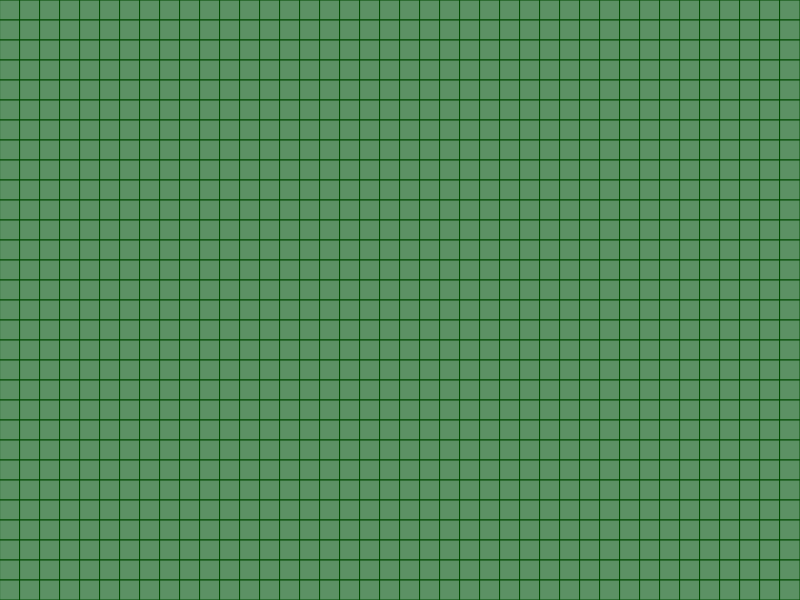
Frame 1 (no input)
Frame 60 (no input): identical to frame 1, image omitted
Frame 120 (the mouse pressed at the canvas centre since frame 60): identical to frame 1, image omitted

The p5.js sketch that drew this single still picture (run headless with seeded random() and noise() and a simulated clock; from frame 60 on, the mouse is pressed at the canvas centre):

// p5.js sketch
// ── sketch.js
let run;
let runButton;
let resetButton;
let grid;
let newArr;
let cols;
let rows;
let size = 20;
let animationCount = 10;
let animateCount = 0;

//number of cols = x, number of rows = y
function make2DArray(cols, rows) {
  let arr = new Array(cols);
  for (let i = 0; i < arr.length; i++) {
    arr[i] = new Array(rows);
  }
  return arr;
}

//draw initial state to screen
function setup() {
  console.log("setup");
  createCanvas(800, 600);
  cols = width / size;
  rows = height / size;
  frameRate(30);
  
  grid = make2DArray(cols, rows);
  newArr = make2DArray(cols, rows);
  for (let i = 0; i < cols; i++) {
    for (let j = 0; j < rows; j++) {
      c = new Cell(i * size + size / 2, j * size + size / 2, size, 0);
      grid[i][j] = c;
      newArr[i][j] = c;
    }
  }

  // add a bunch of buttons
  runButton = createButton("Start");
  runButton.mousePressed(startStop);
  resetButton = createButton("Reset");
  resetButton.mousePressed(reset);
  run = false;
  
  // add instructions
    let p = createP("Click a square to plant a flower. Click again to unplant it.");
    let p1 = createP("You are a gardener in a field of creation. A winnower watches over your shoulder, ready to reap each day’s harvest according to these rules:");
  let p2 = createP("One. A living flower with less than two living neighbors is cut off. It dies.");
  let p3 = createP("Two. A living flower with two or three living neighbors is connected. It lives.");
  let p4 = createP("Three. A living flower with more than three living neighbors is starved and overcrowded. It dies.");
  let p5 = createP("Four. A dead flower with exactly three living neighbors is reborn. It springs back to life.");
  let p6 = createP("Make your starting play.");
}

//run GoL iterations
function draw() {
  if (run == true && frameCount % animationCount == 0) {
      gameOfLife(); 
    }
  for (let i = 0; i < cols; i++) {
    for (let j = 0; j < rows; j++) {
      grid[i][j].show((frameCount % animationCount) / animationCount);
      }
    }
  }

function gameOfLife() {
  newArr = make2DArray(cols, rows);    
  // for each cell in grid, check the GoL logic
    for (let i = 0; i < cols; i++) {
      for (let j = 0; j < rows; j++) {
        newArr[i][j] = grid[i][j].copy();
        let state = grid[i][j].status;
        let sum = 0;
        let neighbors = countNeighbors(grid, i, j);

        //check to see if each cell lives or dies
        if (state == 0 && neighbors == 3) {
          newArr[i][j].status = 1;
          newArr[i][j].animate = true;
        } else if (state == 1 && (neighbors < 2 || neighbors > 3)) {
          newArr[i][j].status = 0;
          newArr[i][j].animate = true;
        } else {
        newArr[i][j].animate = false;
        }
      }
    }
    
    //Update all cell statuses for next iteration
    for (let i = 0; i < cols; i++) {
      for (let j = 0; j < rows; j++) {
        grid[i][j] = newArr[i][j].copy();
      }
    }
  }


// add up statuses of all neighboring cells
function countNeighbors(grid, x, y) {
  let sum = 0;
  for (let i = -1; i < 2; i++) {
    for (let j = -1; j < 2; j++) {
      let col = (x + i + cols) % cols;
      let row = (y + j + rows) % rows;

      sum += grid[col][row].status;
    }
  }
  sum -= grid[x][y].status;
  return sum;
}

//Click to make a cell dead or alive
function mouseClicked() {
  console.log("click");
  let col = floor(mouseX / size);
  let row = floor(mouseY / size);
  cols = width / size;
  rows = height / size;
  if (col < cols && row < rows) {
    grid[col][row].set();
  }
  return false;
}

// //Start or stop iterating
function startStop() {
  if (run == false) {
    run = true;
    runButton.elt.innerHTML = "Pause";
  } else {
    run = false;
    runButton.elt.innerHTML = "Start";
  }
}

// //Reset all cells to be dead
function reset() {
  console.log("Reset");
  for (let i = 0; i < cols; i++) {
    for (let j = 0; j < rows; j++) {
      grid[i][j].status = 0;
      grid[i][j].animate = false;
    }
  }
  run = false;
  runButton.elt.innerHTML = "Start";
}

// ── cell.js
class Cell {
  constructor(x, y, s, status, color, a = false) {
    this.x = x;
    this.y = y;
    this.size = s;
    this.status = status;
    this.animate = a;
  }
  
  // If a cell is clicked on, change its status from 1 to 0 or other way around
  set() {
    this.status = (this.status + 1) % 2;
  }
  
  // pass data from one array to the next 
  copy(){
    return new Cell(this.x, this.y, this.size, this.status, this.color, this.animate)
  }
  
  // Have an animation for a change of cell status
  show(percentage) {
    //by default always do this for each cell
    push();
    translate(this.x, this.y);
    
    // if cell is dead and unchanged draw green square
    if (this.status == 0 && !this.animate) {
    stroke(0, 75, 0);
    fill(92, 145, 100);
    rectMode(CENTER);
    rect(0, 0, this.size, this.size);
    
    // if cell is alive and unchanged draw static flower
  } else if (this.status == 1 && !this.animate) {
    
    noStroke();
    fill(245, 191, 234);  
    let angle = 0;
      for (let i = 0; i < 8; i++) {
        rotate(angle);
        ellipseMode(CORNER);
        ellipse(0, 0 - size / 10, (size / 2), size / 5);
        angle += PI / 4.0;
      }
  } else if (this.animate = true) {
    // if cell becomes alive draw flower bloom
    if (this.status == 1) {
      
      noStroke();
      fill(245, 191, 234);
      let angle = 0;
      for (let i = 0; i < 8; i++) {
        rotate(angle);
        ellipseMode(CORNER)
        ellipse(0, 0 - size/10, (size/2) * percentage, size/5);
        angle += PI / 4.0;
    }
    // if cell becomes dead draw fading
  } else {
      noStroke;
      fill(92, 145, 100, 2 * animationCount);
      rectMode(CENTER);
      rect(0, 0, this.size, this.size);
      }
    

    

  
    }
    pop();
  }
}
// ── style.css
html, body {
  margin-top: 100px;
  margin-left: auto;
  margin-right: auto;
  width: 800px;

}

canvas {
  display: block;
  margin-bottom: 10px;
}

button {
  margin-right: 10px;
}
